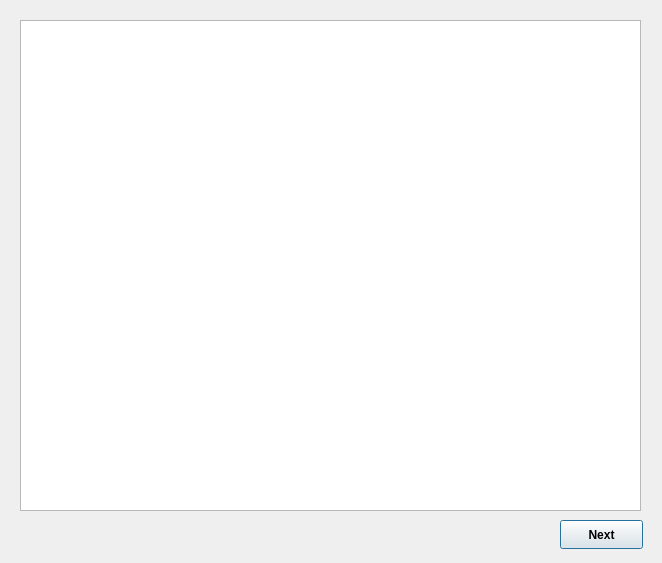
<?xml version="1.0" encoding="UTF-8"?>
<ui version="4.0">
 <class>ThirdWindow</class>
 <widget class="QDialog" name="ThirdWindow">
  <property name="geometry">
   <rect>
    <x>0</x>
    <y>0</y>
    <width>662</width>
    <height>563</height>
   </rect>
  </property>
  <property name="sizePolicy">
   <sizepolicy hsizetype="Fixed" vsizetype="Fixed">
    <horstretch>0</horstretch>
    <verstretch>0</verstretch>
   </sizepolicy>
  </property>
  <property name="windowTitle">
   <string>Dorms Details</string>
  </property>
  <widget class="QTableView" name="tableView">
   <property name="geometry">
    <rect>
     <x>20</x>
     <y>20</y>
     <width>621</width>
     <height>491</height>
    </rect>
   </property>
  </widget>
  <widget class="QPushButton" name="pushButton">
   <property name="geometry">
    <rect>
     <x>560</x>
     <y>520</y>
     <width>83</width>
     <height>29</height>
    </rect>
   </property>
   <property name="font">
    <font>
     <bold>true</bold>
    </font>
   </property>
   <property name="cursor">
    <cursorShape>PointingHandCursor</cursorShape>
   </property>
   <property name="text">
    <string>Next</string>
   </property>
  </widget>
 </widget>
 <resources/>
 <connections/>
</ui>
